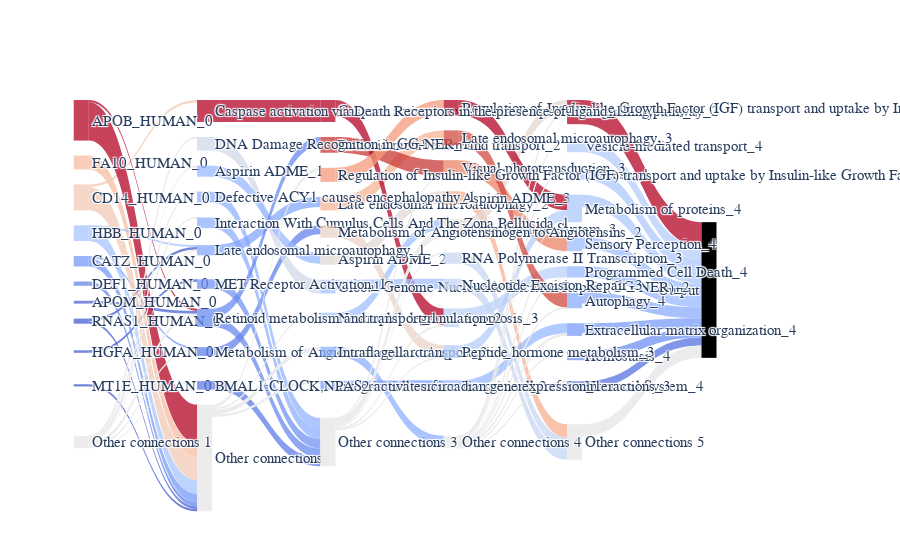

Write notebook code for a chart like this one.
### Code cell
IG.plot_complete_sankey(
    show_top_n=10,
    multiclass=False, savename="img/complete_sankey.png", node_cmap="coolwarm", edge_cmap="coolwarm"
)
